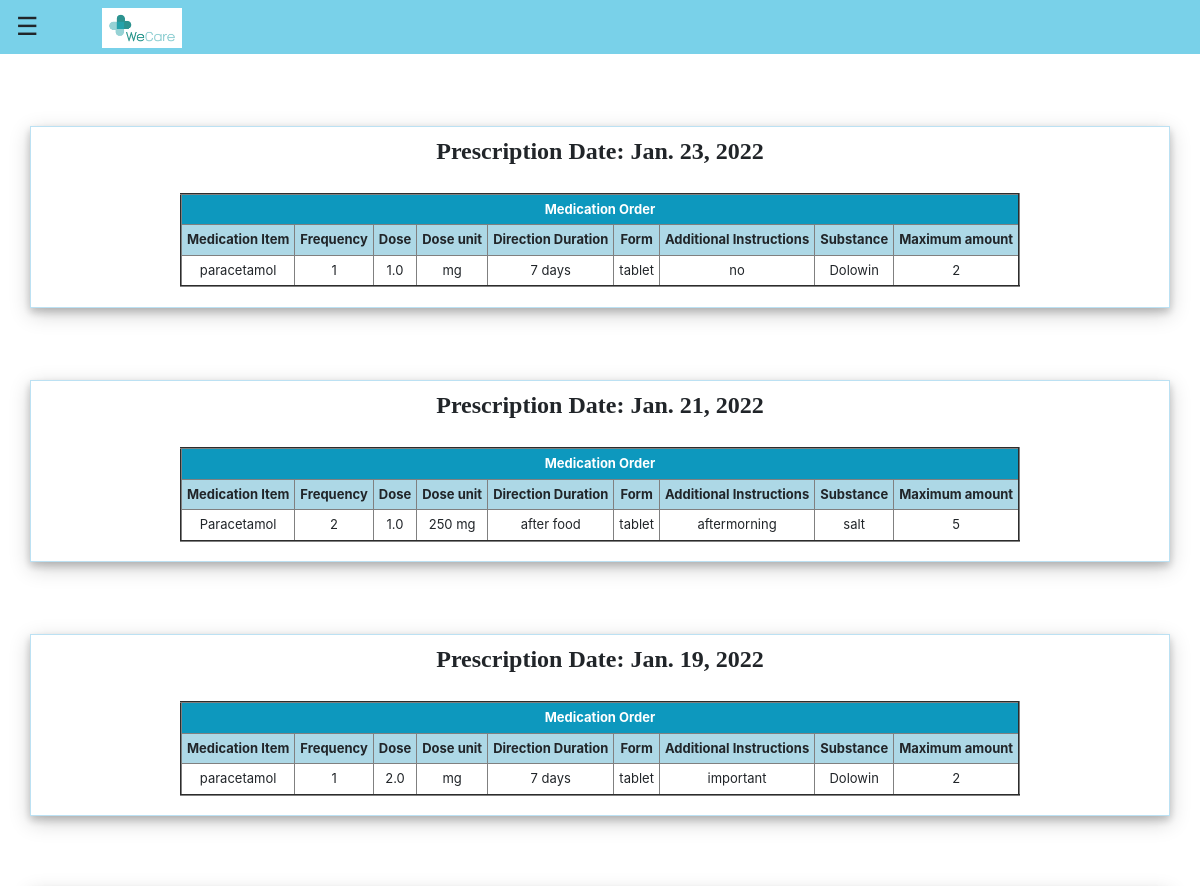
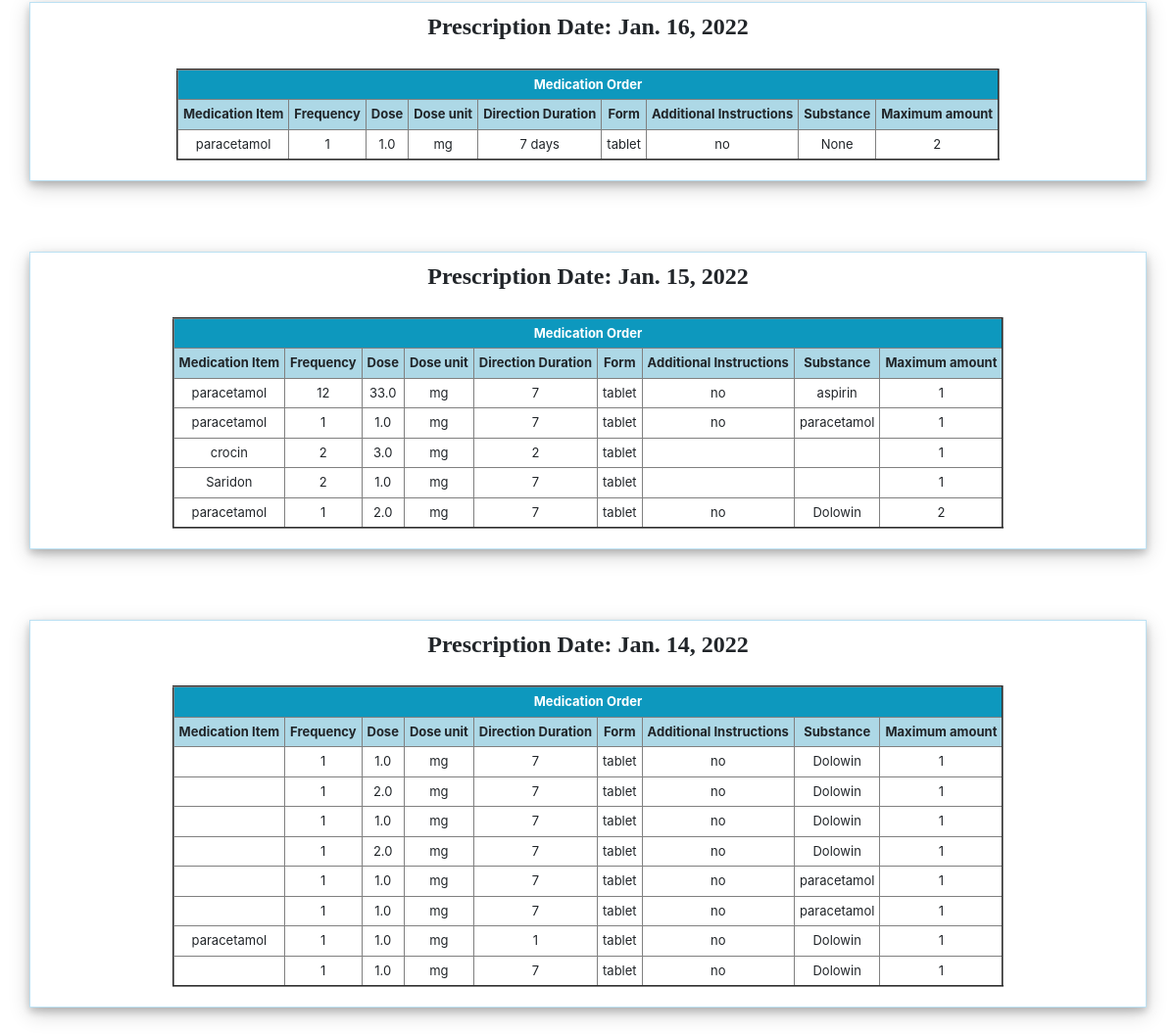
/patient-prescription (signed in), run on the app's committed database (2 pictures, top to bottom).
### hospital/models.py (models this page shows, shortened)
class PatientPrescriptionDetails(models.Model):
    patientId=models.PositiveIntegerField(null=True)
    medicationItem=models.CharField(max_length=100)
    frequency=models.PositiveIntegerField(null=False)
    dose=models.FloatField(null=False)
    doseUnit=models.CharField(max_length=100)
    directionDuration=models.CharField(max_length=200)
    form=models.CharField(max_length=100)
    additionalInstruc=models.CharField(max_length=400)
    substance=models.CharField(max_length=100)
    date=models.DateField(auto_now=True)
    safetyAmount=models.PositiveIntegerField(null=False)
    safetyDoseUnit=models.CharField(max_length=400)
    safetyAllowedPer=models.CharField(max_length=400)
    orderStatus=models.CharField(max_length=100)
    orderDateDisc=models.DateTimeField(blank=True,default=datetime.now)
    orderDateWritten=models.DateTimeField(blank=True,default=datetime.now)
    authRepeat=models.PositiveIntegerField(null=False,blank=True)
    authValPer=models.DateTimeField(blank=True,default=datetime.now)
    dispInstruc=models.CharField(max_length=100,blank=True)
    dispDescrip=models.CharField(max_length=100,blank=True)
    dispAmount=models.PositiveIntegerField(null=False,blank=True)
    dispAmountUnits=models.CharField(max_length=200,blank=True)
    dispDurution=models.CharField(max_length=200,blank=True)

### hospital/views.py (the view)
# urls.py: path('patient-prescription', views.patient_prescription_view,
@login_required(login_url='patientlogin')
@user_passes_test(is_patient)
def patient_prescription_view(request):
    patient = models.Patient.objects.get(id=request.user.patient.id)
    assignedDoctor = models.User.objects.all().filter(id=patient.assignedDoctorId)
    pDD = models.PatientPrescriptionDetails.objects.all().filter(
        patientId=patient.id).order_by('-date')
    date_list = []
    for m in pDD:
        if m.date not in date_list:
            date_list.append(m.date)
    patientDict = {
        'patientId': patient.id,
        'name': patient.get_name,
        'mobile': patient.mobile,
        'address': patient.address,
        'symptoms': patient.symptoms,
        'assignedDoctorName': assignedDoctor[0].first_name,
        'pDD': pDD,
        'patient': models.Patient.objects.get(user_id=request.user.id),
        'date_list': date_list
    }
    return render(request, 'hospital/prescription_patient.html', context=patientDict)

### hospital/models.py (called while the page is built)
    @property
    def get_name(self):
        return self.user.first_name+" "+self.user.last_name

### hospital/views.py (called while the page is built)
def is_patient(user):
    return user.groups.filter(name='PATIENT').exists()

### templates/hospital/prescription_patient.html (shortened to what this page needs)
{% extends 'hospital/patient_base.html' %}
{% block content %}
{% load static %}
<head>
</head>
<br>
{% for date in date_list %}
<div class="container">
  <h4 style="font-family: 'Times New Roman', Times, serif; text-align: center; font-weight: bold;">Prescription Date: {{date}}</h4>
  <table border="2" align="center">
    <br>
    <tr class="heading" align="center">
      <th rowspan="1" colspan="9">Medication Order</th>
    </tr>
    <tr class="subheadings" align="center">
      <th>Medication Item</th>
      <th>Frequency</th>
      <th>Dose</th>
      <th>Dose unit</th>
      <th>Direction Duration</th>
      <th>Form</th>
      <th>Additional Instructions</th>
      <th>Substance</th>
      <th>Maximum amount</th>
    </tr>
    {% for m in pDD %}
    {% if m.date == date %}
    <tr class="details" align="center">
      <td>{{m.medicationItem}}</td>
      <td>{{m.frequency}}</td>
      <td>{{m.dose}}</td>
      <td>{{m.doseUnit}}</td>
      <td>{{m.directionDuration}}</td>
      <td>{{m.form}}</td>
      <td>{{m.additionalInstruc}}</td>
      <td>{{m.substance}}</td>
      <td>{{m.safetyAmount}}</td>
    </tr>
    {% endif %}
    {% endfor %}
  </table>
  <br>
</div>
<br><br><br>
{% endfor %}
{% endblock content %}

### templates/hospital/prescription_patient.html (style rules this page uses)
.details { font-weight: 14px; font-family: -apple-system, BlinkMacSystemFont,"Segoe UI",Roboto,"Helvetica Neue",Arial,"Noto Sans",sans-serif,"Apple Color Emoji","Segoe UI Emoji","Segoe UI Symbol","Noto Color Emoji"; }
.subheadings { background-color: lightblue; font-family: -apple-system, BlinkMacSystemFont,"Segoe UI",Roboto,"Helvetica Neue",Arial,"Noto Sans",sans-serif,"Apple Color Emoji","Segoe UI Emoji","Segoe UI Symbol","Noto Color Emoji"; font-weight: 1.25rem; }
th, td { padding: 5px; }
.heading { background-color: #0D98BE; color: white; font-family: -apple-system, BlinkMacSystemFont,"Segoe UI",Roboto,"Helvetica Neue",Arial,"Noto Sans",sans-serif,"Apple Color Emoji","Segoe UI Emoji","Segoe UI Symbol","Noto Color Emoji"; font-weight: 1.25rem; }
.container { padding-top: 10px; overflow-y: scroll; box-shadow: 0 4px 8px 0 rgba(0, 0, 0, 0.2), 0 6px 20px 0 rgba(0, 0, 0, 0.19); font-family: -apple-system, BlinkMacSystemFont,"Segoe UI",Roboto,"Helvetica Neue",Arial,"Noto Sans",sans-serif,"Apple Color Emoji","Segoe UI Emoji","Segoe UI Symbol","Noto Color Emoji"; font-size: small; border:solid rgba(188, 225, 243, 0.993) 1px ; }

### data on the page
PatientPrescriptionDetails: date_list "Jan. 23, 2022", medicationItem "paracetamol", frequency "1", dose "1.0", doseUnit "mg", directionDuration "7 days", form "tablet", additionalInstruc "no", substance "Dolowin", safetyAmount "2"
PatientPrescriptionDetails: date_list "Jan. 21, 2022", medicationItem "Paracetamol", frequency "2", dose "1.0", doseUnit "250 mg", directionDuration "after food", form "tablet", additionalInstruc "aftermorning", substance "salt", safetyAmount "5"
PatientPrescriptionDetails: date_list "Jan. 19, 2022", medicationItem "paracetamol", frequency "1", dose "2.0", doseUnit "mg", directionDuration "7 days", form "tablet", additionalInstruc "important", substance "Dolowin", safetyAmount "2"
PatientPrescriptionDetails: date_list "Jan. 16, 2022", medicationItem "paracetamol", frequency "1", dose "1.0", doseUnit "mg", directionDuration "7 days", form "tablet", additionalInstruc "no", substance "None", safetyAmount "2"
PatientPrescriptionDetails: date_list "Jan. 15, 2022", medicationItem "paracetamol", frequency "12", dose "33.0", doseUnit "mg", directionDuration "7", form "tablet", additionalInstruc "no", substance "aspirin", safetyAmount "1"
PatientPrescriptionDetails: medicationItem "paracetamol", frequency "1", dose "1.0", doseUnit "mg", directionDuration "7", form "tablet", additionalInstruc "no", substance "paracetamol", safetyAmount "1"
PatientPrescriptionDetails: medicationItem "crocin", frequency "2", dose "3.0", doseUnit "mg", directionDuration "2", form "tablet", safetyAmount "1"
PatientPrescriptionDetails: medicationItem "Saridon", frequency "2", dose "1.0", doseUnit "mg", directionDuration "7", form "tablet", safetyAmount "1"
PatientPrescriptionDetails: medicationItem "paracetamol", frequency "1", dose "2.0", doseUnit "mg", directionDuration "7", form "tablet", additionalInstruc "no", substance "Dolowin", safetyAmount "2"
PatientPrescriptionDetails: date_list "Jan. 14, 2022", frequency "1", dose "1.0", doseUnit "mg", directionDuration "7", form "tablet", additionalInstruc "no", substance "Dolowin", safetyAmount "1"
PatientPrescriptionDetails: frequency "1", dose "2.0", doseUnit "mg", directionDuration "7", form "tablet", additionalInstruc "no", substance "Dolowin", safetyAmount "1"
PatientPrescriptionDetails: frequency "1", dose "1.0", doseUnit "mg", directionDuration "7", form "tablet", additionalInstruc "no", substance "Dolowin", safetyAmount "1"
PatientPrescriptionDetails: frequency "1", dose "2.0", doseUnit "mg", directionDuration "7", form "tablet", additionalInstruc "no", substance "Dolowin", safetyAmount "1"
PatientPrescriptionDetails: frequency "1", dose "1.0", doseUnit "mg", directionDuration "7", form "tablet", additionalInstruc "no", substance "paracetamol", safetyAmount "1"
PatientPrescriptionDetails: frequency "1", dose "1.0", doseUnit "mg", directionDuration "7", form "tablet", additionalInstruc "no", substance "paracetamol", safetyAmount "1"
PatientPrescriptionDetails: medicationItem "paracetamol", frequency "1", dose "1.0", doseUnit "mg", directionDuration "1", form "tablet", additionalInstruc "no", substance "Dolowin", safetyAmount "1"
PatientPrescriptionDetails: frequency "1", dose "1.0", doseUnit "mg", directionDuration "7", form "tablet", additionalInstruc "no", substance "Dolowin", safetyAmount "1"
